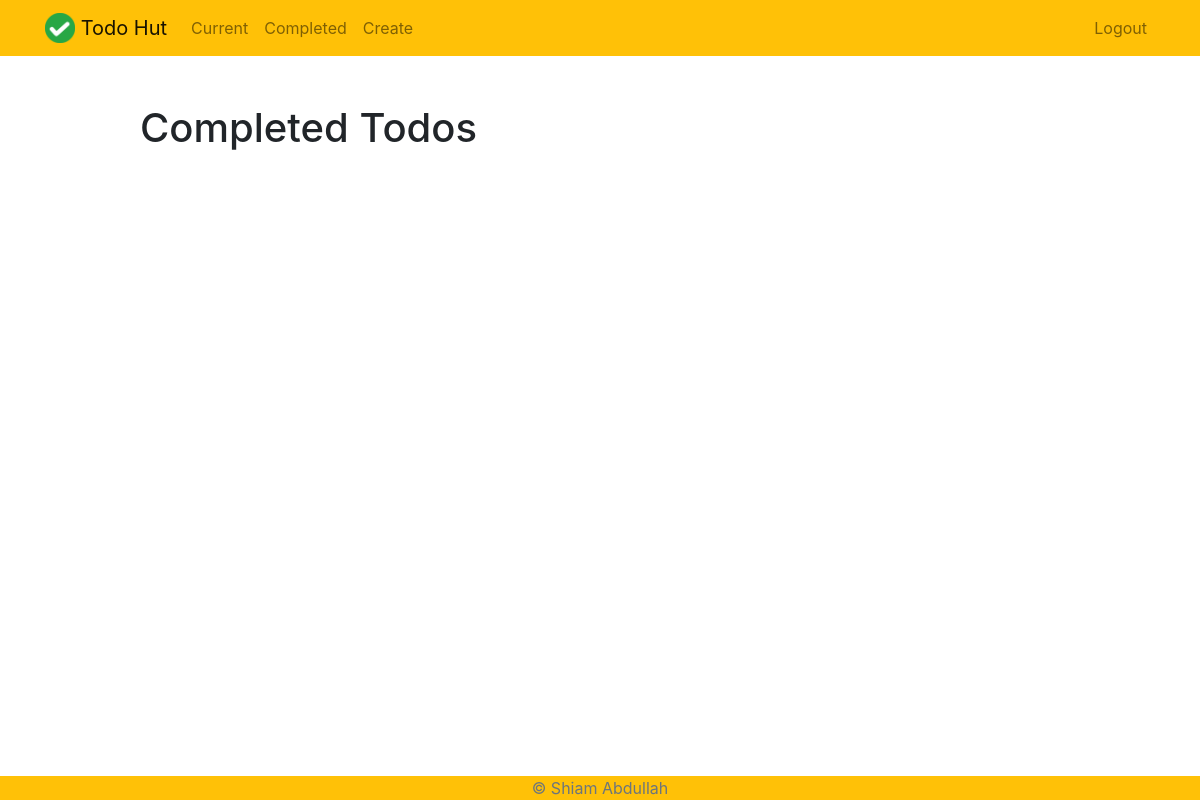
Before: /completed/ (signed in) with the older database file.
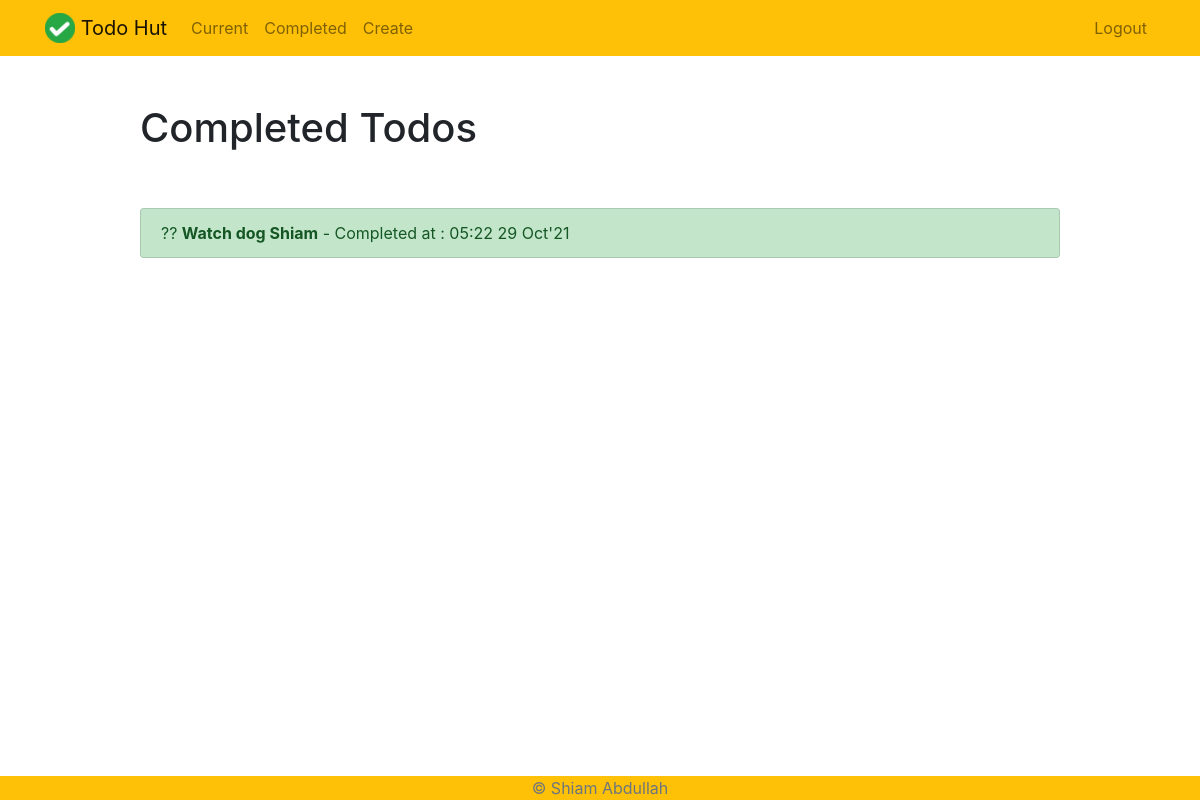
After: the same page with the newer database file.
### todo/models.py (models this page shows, shortened)
class Todo (models.Model):
    title= models.CharField(max_length=50)
    memo= models.TextField(blank=True)
    createdAt = models.DateTimeField(auto_now_add=True)
    completedAt = models.DateTimeField(null=True, blank=True)
    important = models.BooleanField(default=False)
    todoCreator = models.ForeignKey(User, on_delete=models.CASCADE)
    class Meta:
        ordering= ['-createdAt']
        verbose_name= "Todo Lists"

### todo/views.py (the view)
# urls.py: path('completed/', views.completedTodo, name='completedTodo'),
@login_required
def completedTodo(request):
    todos = Todo.objects.filter(todoCreator= request.user, completedAt__isnull=False).order_by('-completedAt')
    return render(request, 'todo/completedtodos.html', {'todos': todos})

### todo/templates/todo/completedtodos.html
{% extends "todo/base.html" %} {% block content %}
<div class="row justify-content-center mt-5">
  <div class="col-md-10">
    <h1>Completed Todos</h1>
  </div>
</div>
<div class="row justify-content-center mt-5">
  <div class="col-md-10">
    <div class="list-group">
      {% for todo in todos %}
      <a
        href="{% url 'viewTodo' todo.id %}"
        class="
          list-group-item list-group-item-action
          {% if todo.important %}
          list-group-item-success
          {% endif %}
        "
      >
      ??
        <b> {{ todo.title }}</b> - Completed at : {{ todo.completedAt|date:"H:i d M'y"}}
      </a>
      {% endfor %}
    </div>
  </div>
</div>
{% endblock %}

Changed rows visible on the page:
added Todo: title "Watch dog Shiam", completedAt "05:22 29 Oct'21"
